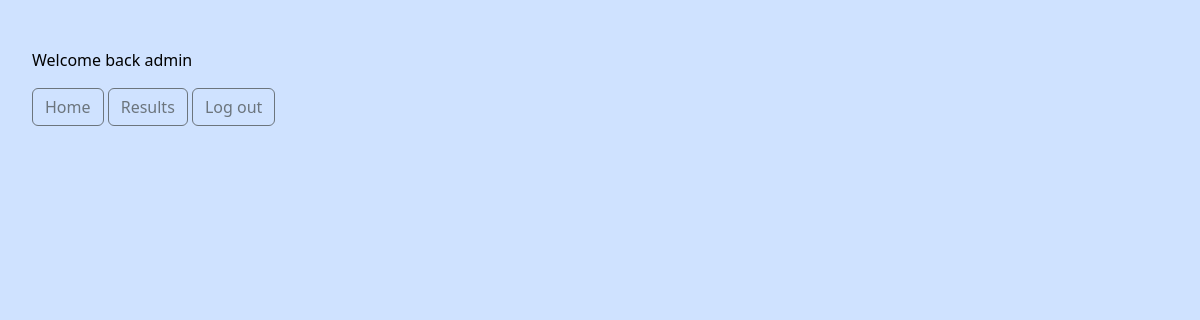
The app's page /results. (signed in), older data.
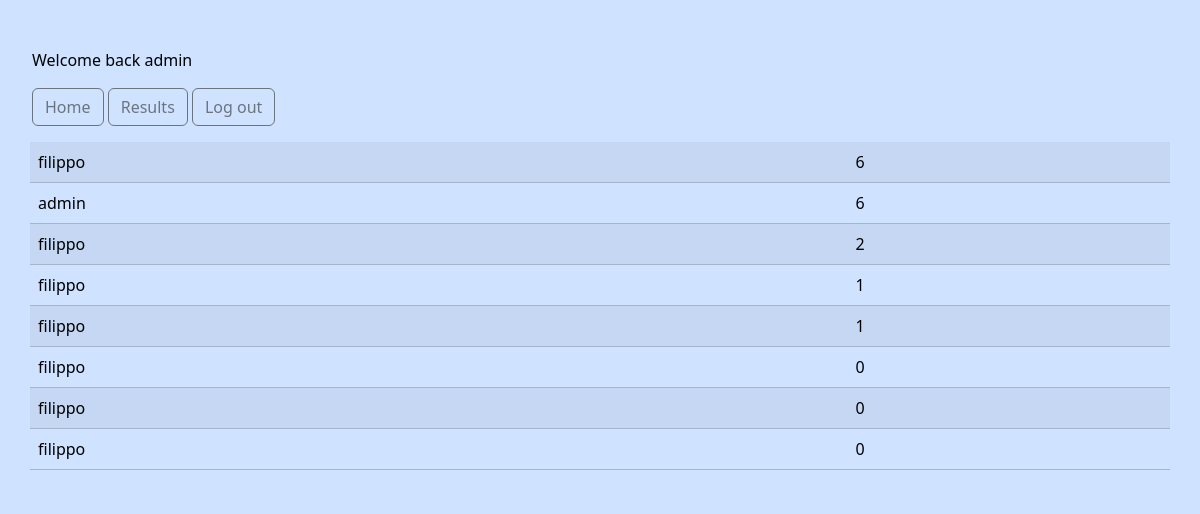
The same page, newer data.
### flags/models.py (models this page shows, shortened)
class ResultsData(models.Model):
    player = models.ForeignKey(User, on_delete=models.CASCADE)
    player_score = models.IntegerField(blank=True)

### flags/views.py (the view)
# urls.py: path('results.', views.list_of_results, name='results'),
@login_required
def list_of_results(request):
     queryset = ResultsData.objects.all().order_by('-player_score',)
     return render(request, 'results.html', {'queryset': queryset})

### flags/templates/results.html (shortened to what this page needs)
{% extends 'base.html' %}
{% block content %}
<div class="container bg-primary-subtle">
    <div class="row justify-content-center">
        <table class="table table-primary table-striped">
                {% for result in queryset  %}
                <tr>
                    <td>{{result.player}}</td>
                    <td> {{result.player_score}}</td>
                </tr>
                {% endfor %}
        </table>
    </div>
</div>
{% endblock content %}

### flags/templates/base.html (shortened to what this page needs)
<!DOCTYPE html>
<html lang="en">
<head>
    <link rel="stylesheet" href="https://cdn.jsdelivr.net/npm/bootstrap@5.3.2/dist/css/bootstrap.min.css">
</head>
<body class="text-bg-light p-3 bg-primary-subtle">
    <div class="text-bg-light p-3 bg-primary-subtle">
        <nav class="navbar navbar-expand-lg bg-primary-subtle gap-2 d-flex justify-content-center"></nav>
        {% if user.is_authenticated %}
        <p class="navbar-brand bg-primary-subtle">Welcome back {{user}}</p>
            <a class="navbar-light btn btn-outline-secondary" href="{% url 'home' %}">Home</a>
            <a class="navbar-light btn btn-outline-secondary" href="{% url 'results' %}">Results</a>
            <a class="navbar-light btn btn-outline-secondary" href="{% url 'logout_user' %}">Log out</a>
            {% else %}
            <a class="navbar-light btn btn-outline-secondary" href="{% url 'index' %}">Home</a>
            <a class="navbar-light btn btn-outline-secondary" href="{% url 'register' %}">Sign In</a>
            <a class="navbar-light btn btn-outline-secondary" href="{% url 'login_user' %}">Login</a>
            {% endif %}
    </div>
    {% block content %}
    {% endblock content %}
</body>
</html>

Row changes from the older to the newer data that the page shows:
added ResultsData: player "filippo", player_score "6"
added ResultsData: player "admin", player_score "6"
added ResultsData: player "filippo", player_score "2"
added ResultsData: player "filippo", player_score "1"
added ResultsData: player "filippo", player_score "1"
added ResultsData: player "filippo", player_score "0"
added ResultsData: player "filippo", player_score "0"
added ResultsData: player "filippo", player_score "0"
